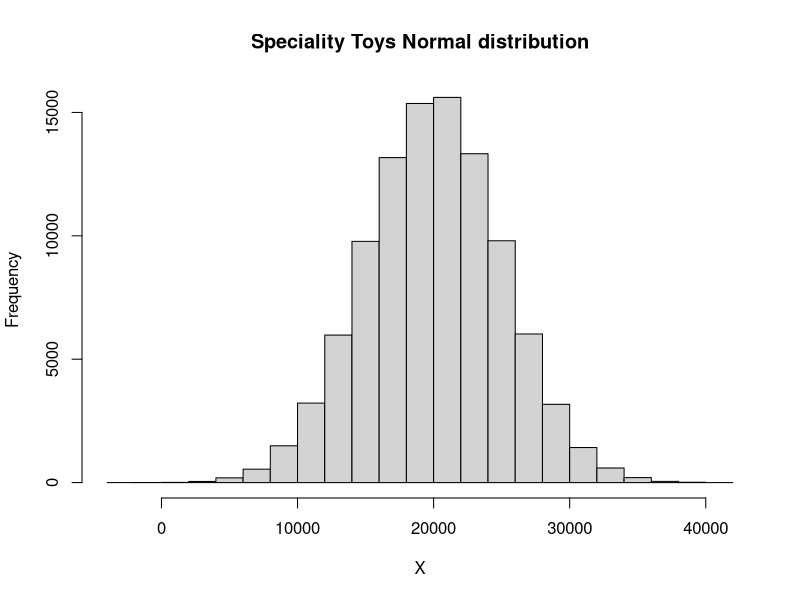
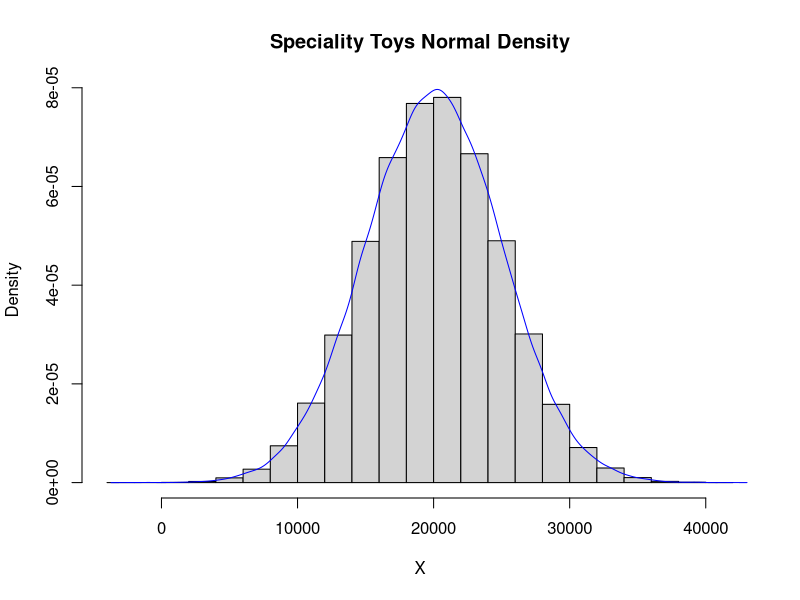

These figures' R source, in order: (Note: this script raises an error after producing the figures.)
# As with other products, Specialty faces the decision of how many Weather Teddy units to order for the coming holiday season. 
# Members of the management team suggested order quantities of 15,000, 18,000, 24,000, or 28,000 units. The wide range of order 
# quantities suggested indicates considerable disagreement concerning the market potential. The product management team asks you 
# for an analysis of the stock-out probabilities for various order quantities, an estimate of the profit potential, and to help 
# make an order quantity recommendation. Specialty expects to sell Weather Teddy for $24 based on a cost of $16 per unit. 
# If inventory remains after the holiday season, Specialty will sell all surplus inventory for $5 per unit. After reviewing the 
# sales history of similar products, Specialty’s senior sales forecaster predicted an expected demand of 20,000 units with 
# a .95 probability that demand would be between 10,000 units and 30,000 units.     

# Managerial Report  
# Prepare a managerial report that addresses the following issues and recommends an order quantity for the 
# Weather Teddy product. Use R programming to obtain the solution.  
# 1. Use the sales forecaster’s prediction to describe a normal probability distribution that can be used to 
# approximate the demand distribution. Sketch the distribution and show its mean and standard deviation.  

rm(list = ls())
set.seed(0); mu= 20000; stddev = 5000
X = as.integer(rnorm(100000, mean = mu, sd=stddev)) ; mean(X); sd(X)
hist(X, main = "Speciality Toys Normal distribution")
hist(X, main = "Speciality Toys Normal Density", probability = TRUE)
lines(density(X), col="blue")




Y = pnorm(x, mean = mu, sd = stddev)



  
  
  
# 2. Compute the probability of a stock-out for the order quantities suggested by members of the management team.  
# Members of the management team suggested order quantities of 15,000, 18,000, 24,000, or 28,000 units.

cat("Probability of Stock-out for the quantity 15000 is", toString(100*pnorm(15000, mean=20000, sd=5000)), "percent")
cat("Probability of Stock-out for the quantity 18000 is", toString(100*pnorm(18000, mean=20000, sd=5000)), "percent")
cat("Probability of Stock-out for the quantity 24000 is", toString(100*pnorm(24000, mean=20000, sd=5000)), "percent")
cat("Probability of Stock-out for the quantity 28000 is", toString(100*pnorm(28000, mean=20000, sd=5000)), "percent")



# 3. Compute the projected profit for the order quantities suggested by the management team under three 
# scenarios: worst case in which sales 10,000 units, most likely case in which sales 20,000 units, and 
# best case in which sales 30,000 units.  
# (Case Problem from “Statistics for Business and Economics” –Anderson, Sweeney, and Williams Adapted for Classroom Discussion) 

# scenario: If the order quantity is 15000, here is how the profits would look in all scenarios of sales 10k, 20k, 30k.

Holiday_Sale_Price = 24
Clearance_Sale_Price = 5
Order_Cost_per_unit = 16

Worst_TotalSales = 10000; 
Likely_TotalSales = 20000; 
Best_TotalSales = 30000

# Lets examine the profit if the invetory order stands at 15k in all 3 cases.

Sales10k_Worstcase = 10000 * Holiday_Sale_Price + 5000 * Clearance_Sale_Price - 15000*Order_Cost_per_unit
Sales10k_Worstcase #Surplus inventory 5000 units sold as clearance here


Sales20k_Likelycase = 15000 * Holiday_Sale_Price - 15000*Order_Cost_per_unit
Sales20k_Likelycase # Insufficient Inventory order placed


Sales30k_Bestcase = 15000 * Holiday_Sale_Price - 15000*Order_Cost_per_unit
Sales30k_Bestcase # Insufficient Inventory order placed


Profit_Order_15k = rbind(Sales10k_Worstcase, Sales20k_Likelycase, Sales30k_Bestcase)
colnames(Profit_Order_15k) = "Profit_Order_15k"
Profit_Order_15k


# Lets examine the profit if the invetory order stands at 18k in all 3 cases.

Sales10k_Worstcase = 10000 * Holiday_Sale_Price + 8000 * Clearance_Sale_Price - 18000*Order_Cost_per_unit
Sales10k_Worstcase #Surplus inventory 8000 units sold as clearance here


Sales20k_Likelycase = 18000 * Holiday_Sale_Price - 18000*Order_Cost_per_unit
Sales20k_Likelycase # Insufficient Inventory order placed


Sales30k_Bestcase = 18000 * Holiday_Sale_Price - 18000*Order_Cost_per_unit
Sales30k_Bestcase # Insufficient Inventory order placed


Profit_Order_18k = rbind(Sales10k_Worstcase, Sales20k_Likelycase, Sales30k_Bestcase)
colnames(Profit_Order_18k) = "Profit_Order_18k"
Profit_Order_18k


# Lets examine the profit if the invetory order stands at 24k in all 3 cases.

Sales10k_Worstcase = 10000 * Holiday_Sale_Price + 14000 * Clearance_Sale_Price - 24000*Order_Cost_per_unit
Sales10k_Worstcase #Surplus inventory 14000 units sold as clearance here


Sales20k_Likelycase = 20000 * Holiday_Sale_Price + 4000 * Clearance_Sale_Price - 24000*Order_Cost_per_unit
Sales20k_Likelycase #Surplus inventory 4000 units sold as clearance here


Sales30k_Bestcase = 24000 * Holiday_Sale_Price - 24000*Order_Cost_per_unit
Sales30k_Bestcase # Insufficient Inventory order placed


Profit_Order_24k = rbind(Sales10k_Worstcase, Sales20k_Likelycase, Sales30k_Bestcase)
colnames(Profit_Order_24k) = "Profit_Order_24k"
Profit_Order_24k

# Lets examine the profit if the invetory order stands at 28k in all 3 cases.

Sales10k_Worstcase = 10000 * Holiday_Sale_Price + 18000 * Clearance_Sale_Price - 28000*Order_Cost_per_unit
Sales10k_Worstcase #Surplus inventory 18000 units sold as clearance here


Sales20k_Likelycase = 20000 * Holiday_Sale_Price + 8000 * Clearance_Sale_Price - 28000*Order_Cost_per_unit
Sales20k_Likelycase #Surplus inventory 8000 units sold as clearance here


Sales30k_Bestcase = 28000 * Holiday_Sale_Price - 28000*Order_Cost_per_unit
Sales30k_Bestcase # Insufficient Inventory order placed


Profit_Order_28k = rbind(Sales10k_Worstcase, Sales20k_Likelycase, Sales30k_Bestcase)
colnames(Profit_Order_28k) = "Profit_Order_28k"
Profit_Order_28k

Profit = cbind(Profit_Order_15k, Profit_Order_18k, Profit_Order_24k, Profit_Order_28k); Profit

# Conclusion
# Optimistic order quantity lies between 20k to 24k as per the "Profit" matrix 